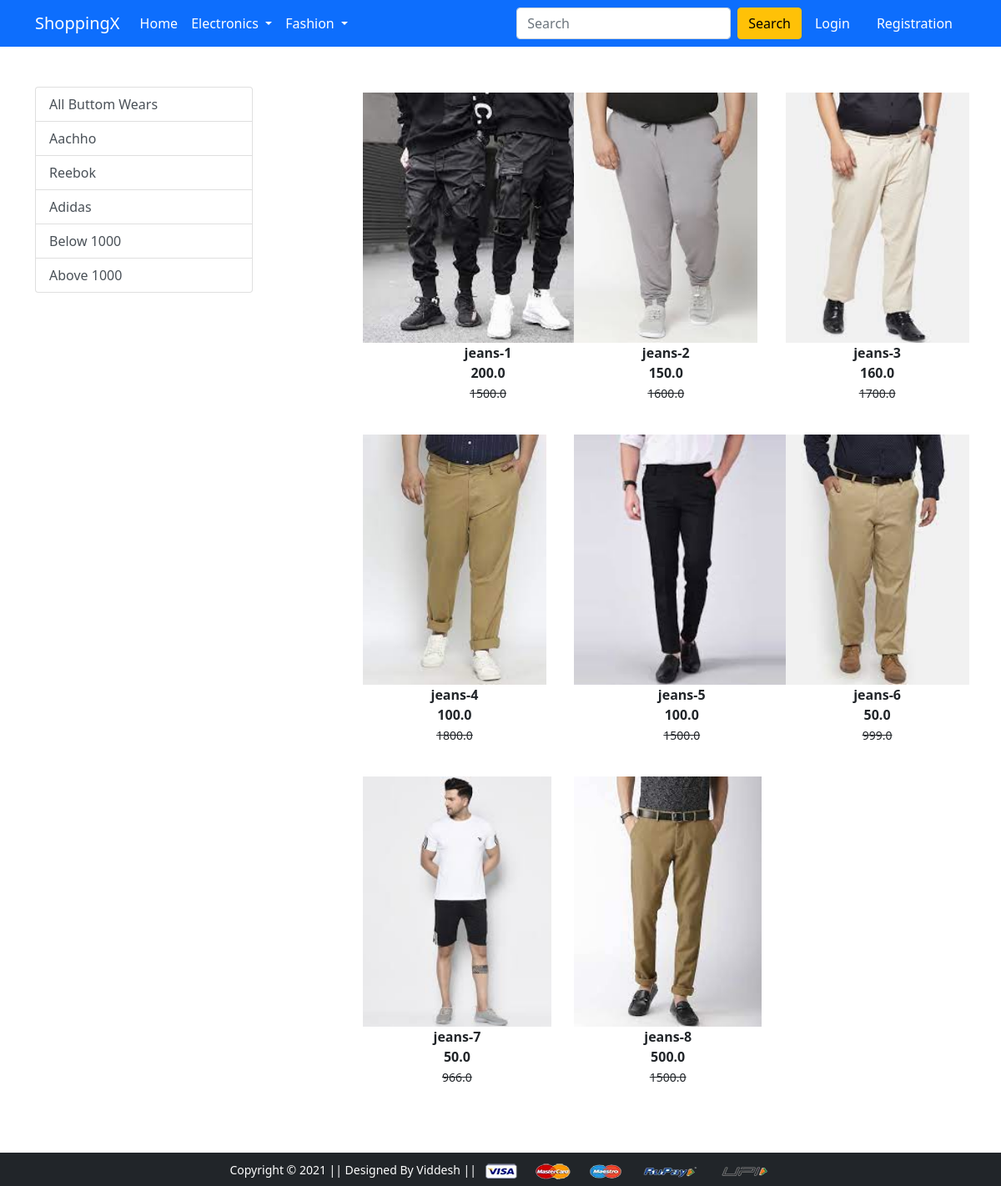
The app's page /buttomwear/ with its own data.
### app/models.py (models this page shows, shortened)
class Product(models.Model):
    title = models.CharField(max_length=100)
    selling_price = models.FloatField()
    discounted_price = models.FloatField()
    description = models.TextField()
    brand = models.CharField(max_length=100)
    category = models.CharField(choices=CATEGORY_CHOICES, max_length=2)
    product_image = models.ImageField(upload_to='productimg')

### app/views.py (the view)
# urls.py: path('buttomwear/', views.buttomwear, name='buttomwear'),
def buttomwear(request, data=None):
    if data == None:
        buttomwear = Product.objects.filter(category='BW')
    elif data == 'Aachho' or data == 'Reebok' or data == 'Adidas':
        buttomwear = Product.objects.filter(category='BW').filter(brand = data)
    elif data == 'Below':
        buttomwear = Product.objects.filter(category='BW').filter(discounted_price__lt = 1000)
    elif data == 'Above':
        buttomwear = Product.objects.filter(category='BW').filter(discounted_price__gt = 1000)
    return render(request, 'app/buttomwear.html', {'buttomwear': buttomwear})

### app/templates/app/buttomwear.html (shortened to what this page needs)
{% extends 'app/base.html' %}
{% load static %}
{% block main-content %}
<div class="container my-5">
 <div class="row">
  <div class="col-sm-3">
        <div class="list-group">
            <a href="{% url 'buttomwear' %}" class="list-group-item list-group-item-action" aria-current="true">
                All Buttom Wears
            </a>
            <a href="{% url 'buttomweardata' 'Aachho' %}" class="list-group-item list-group-item-action" aria-current="true">Aachho</a>
            <a href="{% url 'buttomweardata' 'Reebok' %}" class="list-group-item list-group-item-action">Reebok</a>
            <a href="{% url 'buttomweardata' 'Adidas' %}" class="list-group-item list-group-item-action">Adidas</a>
            <a href="{% url 'buttomweardata' 'Below' %}" class="list-group-item list-group-item-action">Below 1000</a>
            <a href="{% url 'buttomweardata' 'Above' %}" class="list-group-item list-group-item-action">Above 1000</a>
        </div>
  </div>
  <div class="col-sm-8 offset-sm-1">
        <div class="row">
            {% for product in buttomwear %}
            <div class="col-sm-4 text-center mb-4">
                <a href="{% url 'product-detail' product.id %}" class="btn">
                    <div class="item">
                        <img src="{{product.product_image.url}}" alt="" height="300" class="">
                        <div class="fw-bold">{{product.title}}</div>
                        <div class="fw-bold">{{product.discounted_price}}</div>
                        <small class="fw-light text-decoration-line-through">{{product.selling_price}}</small>
                    </div>
                </a>
            </div>
            {% endfor %}
        </div>
  </div>
 </div>
</div>
{% endblock main-content %}

### records on screen
Product: product_image (picture), title "jeans-1", discounted_price "200.0", selling_price "1500.0"
Product: product_image (picture), title "jeans-2", discounted_price "150.0", selling_price "1600.0"
Product: product_image (picture), title "jeans-3", discounted_price "160.0", selling_price "1700.0"
Product: product_image (picture), title "jeans-4", discounted_price "100.0", selling_price "1800.0"
Product: product_image (picture), title "jeans-5", discounted_price "100.0", selling_price "1500.0"
Product: product_image (picture), title "jeans-6", discounted_price "50.0", selling_price "999.0"
Product: product_image (picture), title "jeans-7", discounted_price "50.0", selling_price "966.0"
Product: product_image (picture), title "jeans-8", discounted_price "500.0", selling_price "1500.0"
